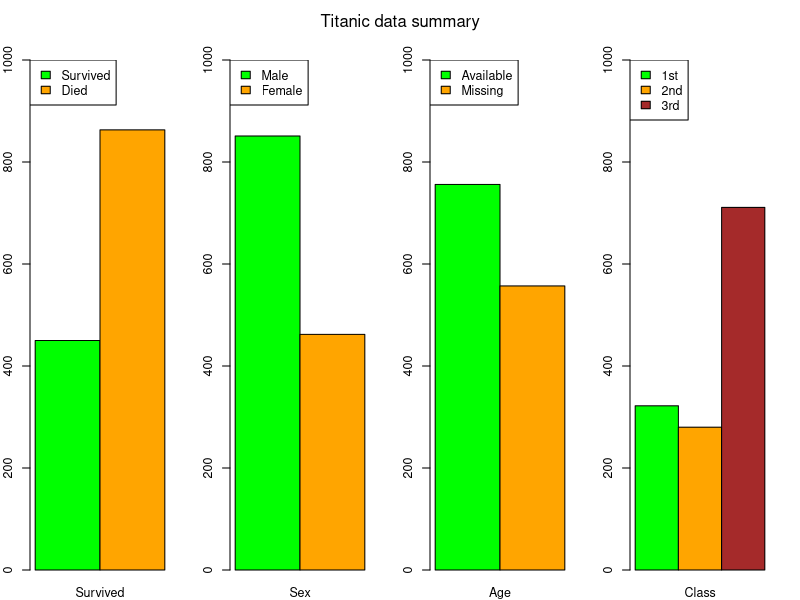
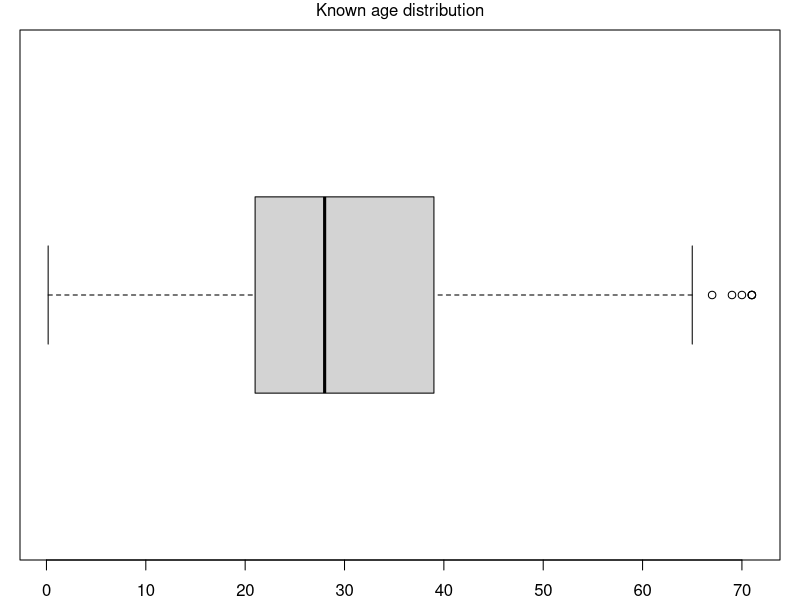

Source code (R) for these figures, in order:
## ---- chunk 1
# nolint start: indentation_linter.
data <- read.table("../data/titanic.txt", header = TRUE)
data <- data.frame(data)
data$PClass <- factor(data$PClass)
data$Sex <- factor(data$Sex)

data_not_na <- data[!is.na(data$Age), ]
data_na <- data[is.na(data$Age), ]
age <- data_na$Age
p_class <- data$PClass
sex <- data$Sex
survived <- data$Survived
## ---- chunk 2
colors <- c("green", "orange", "brown")
plot_labels <- c("Age defined", "Class", "Sex")

par(mfrow = c(1, 4))
par(mar = c(2, 2, 4, 2), cex = 0.75)
barplot(
    matrix(c(
        sum(survived == 1), sum(survived == 0)
    ), ncol = 1),
    names.arg = "Survived",
    col = colors,
    beside = TRUE,
    ylim = c(0, 1000)
)
legend(x = "topleft", fill = colors, legend = c("Survived", "Died"))
barplot(
    matrix(c(
        sum(sex == "male"), sum(sex == "female")
    ), ncol = 1),
    names.arg = "Sex",
    col = colors,
    beside = TRUE,
    ylim = c(0, 1000)
)
legend(x = "topleft", fill = colors, legend = c("Male", "Female"))
barplot(
    matrix(c(length(data_not_na$Age), length(data_na$Age)), ncol = 1),
    names.arg = "Age",
    col = colors,
    beside = TRUE,
    ylim = c(0, 1000)
)
legend(x = "topleft", fill = colors, legend = c("Available", "Missing"))
barplot(
    matrix(c(
        sum(p_class == "1st"), sum(p_class == "2nd"),
        sum(p_class == "3rd")
    ), ncol = 1),
    names.arg = "Class",
    col = colors,
    beside = TRUE,
    ylim = c(0, 1000)
)
legend(x = "topleft", fill = colors, legend = c("1st", "2nd", "3rd"))
mtext("Titanic data summary", side = 3, line = -2, outer = TRUE)
## ---- chunk 3
par(mfrow = c(1, 1))
par(mar = c(2, 1, 1.5, 1))
boxplot(matrix(c(data_not_na$Age)), horizontal = TRUE, hight = 1)
mtext("Known age distribution", side = 3, line = -1, outer = TRUE)
## ---- chunk 4
age_glm <- glm(Survived ~ Age, data = data_not_na, family=binomial)
summary(age_glm)
sex_glm <- glm(Survived ~ Sex, data = data, family=binomial)
summary(sex_glm)
exp(0.69315-2.30118)
cls_glm <- glm(Survived ~ PClass, data = data, family=binomial)
summary(cls_glm)
exp(0.4029-0.7052)
exp(0.4029-1.8265)
## ---- chunk 5
# nolint end
